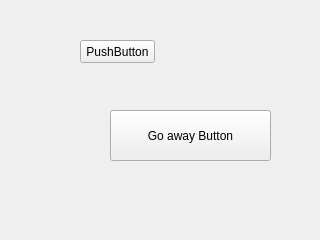
<?xml version="1.0" encoding="UTF-8"?>
<ui version="4.0">
 <class>Form</class>
 <widget class="QWidget" name="Form">
  <property name="geometry">
   <rect>
    <x>0</x>
    <y>0</y>
    <width>320</width>
    <height>240</height>
   </rect>
  </property>
  <property name="windowTitle">
   <string>Form</string>
  </property>
  <widget class="QPushButton" name="pushButton">
   <property name="geometry">
    <rect>
     <x>110</x>
     <y>110</y>
     <width>161</width>
     <height>51</height>
    </rect>
   </property>
   <property name="text">
    <string>Go away Button</string>
   </property>
  </widget>
  <widget class="QPushButton" name="pushButton_2">
   <property name="geometry">
    <rect>
     <x>80</x>
     <y>40</y>
     <width>75</width>
     <height>23</height>
    </rect>
   </property>
   <property name="text">
    <string>PushButton</string>
   </property>
  </widget>
 </widget>
 <resources/>
 <connections/>
</ui>
